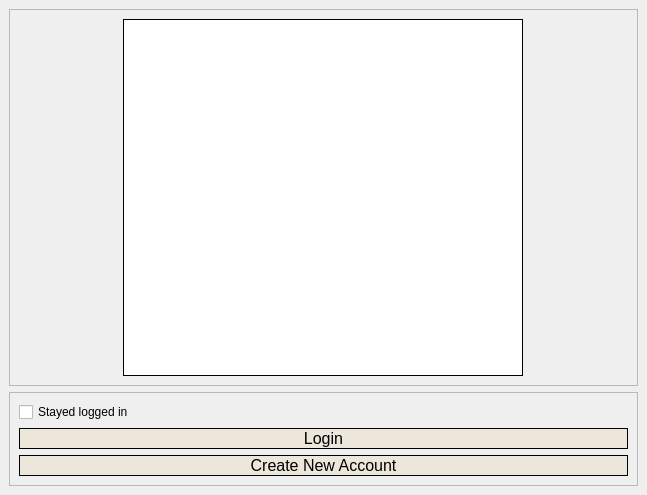
<?xml version="1.0" encoding="UTF-8"?>
<ui version="4.0">
 <class>MainWindow</class>
 <widget class="QMainWindow" name="MainWindow">
  <property name="geometry">
   <rect>
    <x>0</x>
    <y>0</y>
    <width>647</width>
    <height>495</height>
   </rect>
  </property>
  <property name="windowTitle">
   <string>MainWindow</string>
  </property>
  <widget class="QWidget" name="centralwidget">
   <property name="styleSheet">
    <string notr="true">#account_listWidget{
border:1px solid black;
}

#login_btn,#create_btn{
background-color:#EDE6DB;
border:1px solid black;
}

#create_btn_2{
background-color:#1A3C40;
border:1px solid black;
color: #FFFFFF;
border-radius:10px;
}

#back_btn{
background-color:#1D5C63;
border:1px solid black;
color: #FFFFFF;
border-radius:10px;
}

#upload_btn{
background-color:#EDE6DB;
border:1px solid black;
border-radius:10px;
}

#login_page,#create_page{
background-image :url(:/background/login_background.jpg);
}

#profile_label{
background-color: #FFFFFF;
}</string>
   </property>
   <layout class="QVBoxLayout" name="verticalLayout">
    <item>
     <widget class="QStackedWidget" name="stackedWidget">
      <property name="styleSheet">
       <string notr="true"/>
      </property>
      <property name="currentIndex">
       <number>0</number>
      </property>
      <widget class="QWidget" name="login_page">
       <property name="styleSheet">
        <string notr="true"/>
       </property>
       <layout class="QVBoxLayout" name="verticalLayout_3">
        <property name="leftMargin">
         <number>0</number>
        </property>
        <property name="topMargin">
         <number>0</number>
        </property>
        <property name="rightMargin">
         <number>0</number>
        </property>
        <property name="bottomMargin">
         <number>0</number>
        </property>
        <item>
         <widget class="QFrame" name="frame">
          <property name="styleSheet">
           <string notr="true"/>
          </property>
          <property name="frameShape">
           <enum>QFrame::StyledPanel</enum>
          </property>
          <property name="frameShadow">
           <enum>QFrame::Raised</enum>
          </property>
          <layout class="QHBoxLayout" name="horizontalLayout">
           <item>
            <widget class="QListWidget" name="account_listWidget">
             <property name="minimumSize">
              <size>
               <width>400</width>
               <height>0</height>
              </size>
             </property>
             <property name="maximumSize">
              <size>
               <width>400</width>
               <height>16777215</height>
              </size>
             </property>
            </widget>
           </item>
          </layout>
         </widget>
        </item>
        <item>
         <widget class="QFrame" name="frame_2">
          <property name="frameShape">
           <enum>QFrame::StyledPanel</enum>
          </property>
          <property name="frameShadow">
           <enum>QFrame::Raised</enum>
          </property>
          <layout class="QVBoxLayout" name="verticalLayout_2">
           <item>
            <widget class="QCheckBox" name="staySignIn_checkBox">
             <property name="text">
              <string>Stayed logged in</string>
             </property>
            </widget>
           </item>
           <item>
            <widget class="QPushButton" name="login_btn">
             <property name="font">
              <font>
               <pointsize>12</pointsize>
              </font>
             </property>
             <property name="text">
              <string>Login</string>
             </property>
            </widget>
           </item>
           <item>
            <widget class="QPushButton" name="create_btn">
             <property name="font">
              <font>
               <pointsize>12</pointsize>
              </font>
             </property>
             <property name="text">
              <string>Create New Account</string>
             </property>
            </widget>
           </item>
          </layout>
         </widget>
        </item>
       </layout>
      </widget>
      <widget class="QWidget" name="create_page">
       <property name="styleSheet">
        <string notr="true"/>
       </property>
       <widget class="QLabel" name="label">
        <property name="geometry">
         <rect>
          <x>60</x>
          <y>50</y>
          <width>151</width>
          <height>16</height>
         </rect>
        </property>
        <property name="font">
         <font>
          <pointsize>12</pointsize>
         </font>
        </property>
        <property name="text">
         <string>Name</string>
        </property>
       </widget>
       <widget class="QLineEdit" name="name_lineEdit">
        <property name="geometry">
         <rect>
          <x>60</x>
          <y>90</y>
          <width>191</width>
          <height>22</height>
         </rect>
        </property>
       </widget>
       <widget class="QLabel" name="label_2">
        <property name="geometry">
         <rect>
          <x>60</x>
          <y>140</y>
          <width>151</width>
          <height>16</height>
         </rect>
        </property>
        <property name="font">
         <font>
          <pointsize>12</pointsize>
         </font>
        </property>
        <property name="text">
         <string>Password</string>
        </property>
       </widget>
       <widget class="QLabel" name="label_3">
        <property name="geometry">
         <rect>
          <x>60</x>
          <y>230</y>
          <width>171</width>
          <height>16</height>
         </rect>
        </property>
        <property name="font">
         <font>
          <pointsize>12</pointsize>
         </font>
        </property>
        <property name="text">
         <string>Confirm Password</string>
        </property>
       </widget>
       <widget class="QLineEdit" name="password_lineEdit">
        <property name="geometry">
         <rect>
          <x>60</x>
          <y>180</y>
          <width>191</width>
          <height>22</height>
         </rect>
        </property>
       </widget>
       <widget class="QLineEdit" name="passwordConfirm_lineEdit">
        <property name="geometry">
         <rect>
          <x>60</x>
          <y>270</y>
          <width>191</width>
          <height>21</height>
         </rect>
        </property>
       </widget>
       <widget class="QLabel" name="profile_label">
        <property name="geometry">
         <rect>
          <x>450</x>
          <y>70</y>
          <width>110</width>
          <height>110</height>
         </rect>
        </property>
        <property name="minimumSize">
         <size>
          <width>110</width>
          <height>110</height>
         </size>
        </property>
        <property name="maximumSize">
         <size>
          <width>110</width>
          <height>110</height>
         </size>
        </property>
        <property name="styleSheet">
         <string notr="true">border: 1px solid black;
</string>
        </property>
        <property name="text">
         <string/>
        </property>
        <property name="scaledContents">
         <bool>true</bool>
        </property>
       </widget>
       <widget class="QPushButton" name="upload_btn">
        <property name="geometry">
         <rect>
          <x>450</x>
          <y>210</y>
          <width>111</width>
          <height>41</height>
         </rect>
        </property>
        <property name="text">
         <string>Upload File</string>
        </property>
       </widget>
       <widget class="QPushButton" name="create_btn_2">
        <property name="geometry">
         <rect>
          <x>450</x>
          <y>390</y>
          <width>111</width>
          <height>41</height>
         </rect>
        </property>
        <property name="font">
         <font>
          <pointsize>12</pointsize>
         </font>
        </property>
        <property name="text">
         <string>Create</string>
        </property>
       </widget>
       <widget class="QPushButton" name="back_btn">
        <property name="geometry">
         <rect>
          <x>60</x>
          <y>390</y>
          <width>111</width>
          <height>41</height>
         </rect>
        </property>
        <property name="font">
         <font>
          <pointsize>12</pointsize>
         </font>
        </property>
        <property name="styleSheet">
         <string notr="true"/>
        </property>
        <property name="text">
         <string>Back</string>
        </property>
       </widget>
       <widget class="QLabel" name="warning_label">
        <property name="geometry">
         <rect>
          <x>260</x>
          <y>270</y>
          <width>291</width>
          <height>21</height>
         </rect>
        </property>
        <property name="styleSheet">
         <string notr="true">color: red;</string>
        </property>
        <property name="text">
         <string/>
        </property>
       </widget>
      </widget>
     </widget>
    </item>
   </layout>
  </widget>
 </widget>
 <resources>
  <include location="resource.qrc"/>
 </resources>
 <connections/>
</ui>
